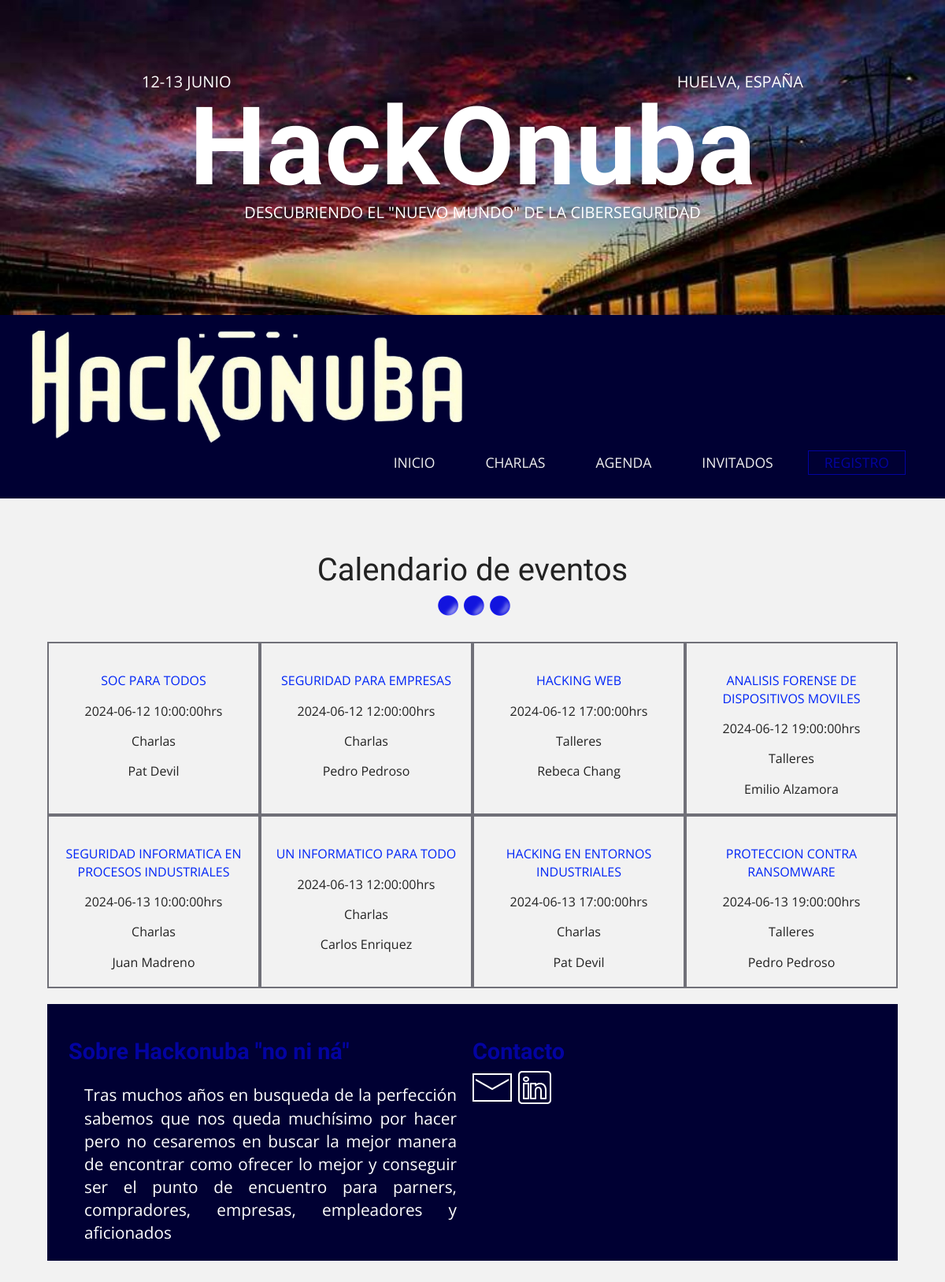
/HackOnubaPag/agenda.php, run on the app's committed database.
### tables this page shows
CREATE TABLE `eventos` (
  `evento_id` tinyint(10) NOT NULL,
  `nombre_evento` varchar(100) NOT NULL,
  `fecha_evento` date NOT NULL,
  `hora_evento` time NOT NULL,
  `id_categoria` tinyint(10) NOT NULL,
  `invitado_id` tinyint(10) NOT NULL,
  `clave` varchar(10) NOT NULL
);

CREATE TABLE `categoria_evento` (
  `id_categoria` tinyint(10) NOT NULL,
  `cat_evento` varchar(50) NOT NULL
);

CREATE TABLE `invitados` (
  `invitado_id` tinyint(10) NOT NULL,
  `nombre_invitado` varchar(50) NOT NULL,
  `apellido_invitado` varchar(50) NOT NULL,
  `descripcion` text NOT NULL,
  `url_imagen` varchar(100) NOT NULL
);

### HackOnubaPag/agenda.php (the view, shortened to what this page needs)
<?php include_once 'includes/templates/header.php';?>
<section class="seccion contenedor">
    <h2>Calendario de eventos</h2>
    <?php
        try {
            require_once('includes/funciones/bd_conexion.php');
            $sql = "SELECT evento_id, nombre_evento, fecha_evento, hora_evento, cat_evento, nombre_invitado, apellido_invitado   ";
        $sql .= "FROM eventos ";
        $sql .= "INNER JOIN categoria_evento ";
        $sql .= "ON eventos.id_categoria = categoria_evento.id_categoria ";
        $sql .= "INNER JOIN invitados ";
        $sql .= "ON eventos.invitado_id = invitados.invitado_id ";
        $sql .= "ORDER BY evento_id";
            $resultado = $conn->query($sql);
        } catch (Exception $e) {
            $error = $e->getMessage();
        }
    ?>
    <div class="calendario">
    <?php while ($eventos = $resultado->fetch_all(MYSQLI_ASSOC) ) { ?>
        <?php foreach($eventos as $evento): ?>
            <div class="dia">
                <p class="titulo"><?php echo utf8_encode($evento['nombre_evento']); ?></p>
                <p class= "hora"><?php echo $evento['fecha_evento'] . " " . $evento['hora_evento'] . "hrs"; ?></p>
                <p class="cat_evento"><?php echo ($evento['cat_evento']); ?></p>
                <p class="Invitado"><?php echo utf8_encode($evento['nombre_invitado'] . " " . $evento['apellido_invitado']); ?></p>
            </div>
        <?php endforeach; ?>
    <?php } ?>
    </div>
<?php include_once 'includes/templates/footer.php'; ?>

### HackOnubaPag/css/style.css (style rules this page uses)
html { color: #222; font-size: 1em; line-height: 1.4; }
html { box-sizing: border-box; }
*,*::before,*::after { box-sizing: inherit; }
body { background-color: #f2f2f2; }
.contenedor { width: 98%; margin: 0 auto; }
@media only screen and (min-width:480px) { .contenedor { width: 95%; } }
@media only screen and (min-width:768px) { .contenedor { width: 95%; } }
@media only screen and (min-width:992px) { .contenedor { width: 95%; } }
.seccion { padding: 30px; }
.seccion p { font-size: 1.3em; text-align: center; }
h2 { font-family: "Antic Didone", serif; font-weight: 400; font-style: normal; font-size: 2.5em; text-align: center; }
h2::after { content: ''; margin: 0 auto; background-image: url(../img/separador.png); height: 30px; width: 100px; display: block; }
p { font-family: "Open Sans", sans-serif; font-optical-sizing: auto; font-weight: 400; font-style: normal; font-variation-settings: "wdth" 100; }
div.calendario::after { clear: both; display: block; content: ''; }
div.dia { width: 50% ; float: left; border: 2px solid #707078; min-height: 220px; padding-top: 20px; }
@media only screen and (min-width:768px) { div.dia { width: 25%; } }
div.dia p { font-size: 1em; }
div.dia p.titulo { color: #0025f7; text-transform: uppercase; }

### data on the page
eventos: nombre_evento "PROTECCION CONTRA RANSOMWARE", fecha_evento "2024-06-13", hora_evento "19:00:00", id_categoria.cat_evento "Talleres", invitado.apellido_invitado "Pedro Pedroso"
eventos: nombre_evento "SOC PARA TODOS", fecha_evento "2024-06-12", hora_evento "10:00:00", id_categoria.cat_evento "Charlas", invitado.apellido_invitado "Pat Devil"
eventos: nombre_evento "SEGURIDAD PARA EMPRESAS", fecha_evento "2024-06-12", hora_evento "12:00:00", id_categoria.cat_evento "Charlas", invitado.apellido_invitado "Pedro Pedroso"
eventos: nombre_evento "HACKING WEB", fecha_evento "2024-06-12", hora_evento "17:00:00", id_categoria.cat_evento "Talleres", invitado.apellido_invitado "Rebeca Chang"
eventos: nombre_evento "ANALISIS FORENSE DE DISPOSITIVOS MOVILES", fecha_evento "2024-06-12", hora_evento "19:00:00", id_categoria.cat_evento "Talleres", invitado.apellido_invitado "Emilio Alzamora"
eventos: nombre_evento "SEGURIDAD INFORMATICA EN PROCESOS INDUSTRIALES", fecha_evento "2024-06-13", hora_evento "10:00:00", id_categoria.cat_evento "Charlas", invitado.apellido_invitado "Juan Madreno"
eventos: nombre_evento "UN INFORMATICO PARA TODO", fecha_evento "2024-06-13", hora_evento "12:00:00", id_categoria.cat_evento "Charlas", invitado.apellido_invitado "Carlos Enriquez"
eventos: nombre_evento "HACKING EN ENTORNOS INDUSTRIALES", fecha_evento "2024-06-13", hora_evento "17:00:00", id_categoria.cat_evento "Charlas", invitado.apellido_invitado "Pat Devil"
